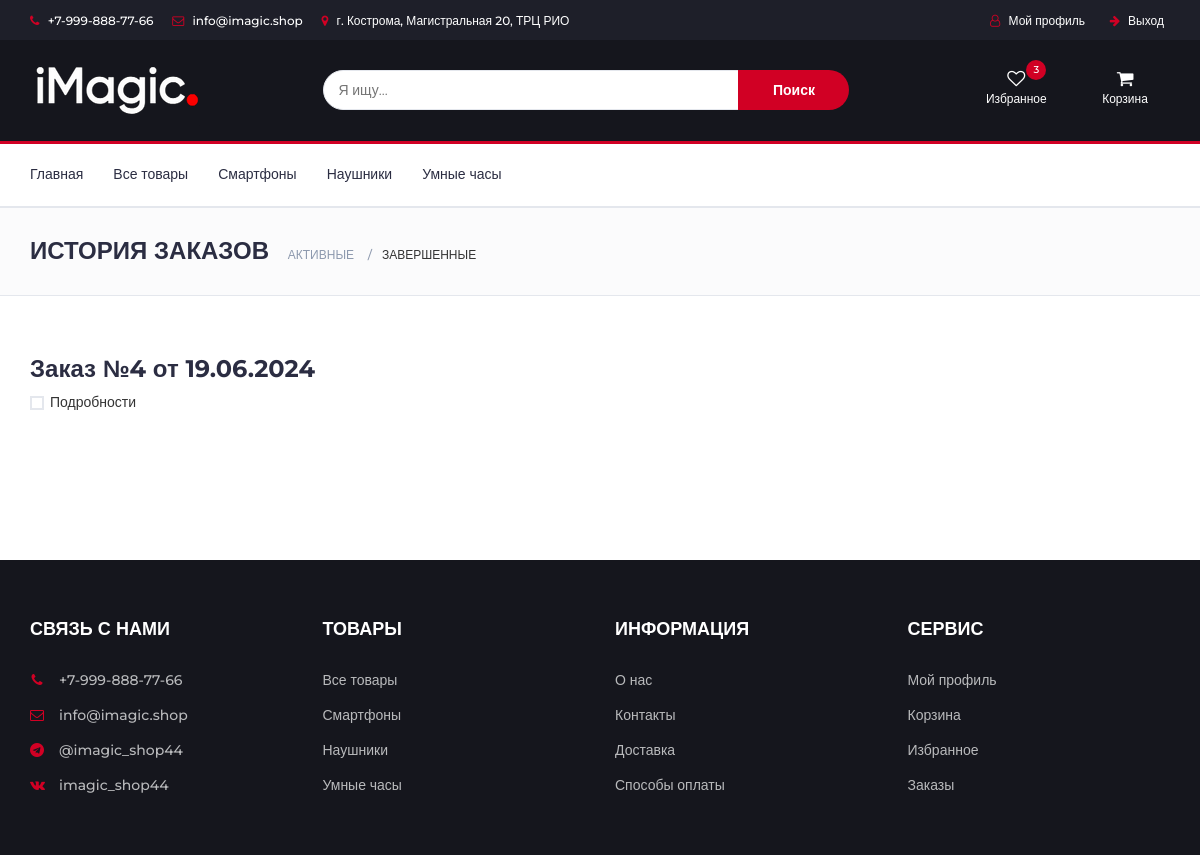
The app's page /order/completed/ (signed in) with its own data.
### shop/models.py (models this page shows, shortened)
class Category(models.Model):
    name = models.CharField(max_length=100, verbose_name='Название')
    description = models.CharField(max_length=150, verbose_name='Описание')
    slug = models.SlugField(unique=True)
    class Meta:
        ordering = ('id',)
        verbose_name = 'Категория'
        verbose_name_plural = 'Категории'

### order/models.py (models this page shows)
class Order(models.Model):
    user = models.ForeignKey(get_user_model(), on_delete=models.CASCADE, related_name='orders',
                             verbose_name='Покупатель')
    first_name = models.CharField(max_length=50, verbose_name='Имя')
    last_name = models.CharField(max_length=50, verbose_name='Фамилия')
    email = models.EmailField(verbose_name='Email')
    phone_number = models.CharField(max_length=11, verbose_name='Номер телефона')
    city = models.CharField(max_length=50, verbose_name='Город')
    address = models.CharField(max_length=250, verbose_name='Адрес')
    date = models.DateTimeField(auto_now_add=True, verbose_name='Дата')
    pay_status = models.BooleanField(default=False, verbose_name='Оплачено')
    completed = models.BooleanField(default=False, verbose_name='Завершен')
    delivery = models.CharField(max_length=100, verbose_name='Доставка')
    pay_method = models.CharField(max_length=100, verbose_name='Способ оплаты')
    total_price = models.IntegerField(blank=True, null=True, verbose_name='Сумма к оплате')
    class Meta:
        ordering = ('date',)
        verbose_name = 'Заказ'
        verbose_name_plural = 'Заказы'
    def __str__(self):
        return f'Заказ: {self.pk}'

### order/views.py (the view)
# urls.py: path('completed/', views.order_completed_list, name='orders_completed'),
@login_required
def order_completed_list(request):
    orders = Order.objects.filter(user=request.user, completed=True)
    return render(request, 'order_list_completed.html', {'orders': orders})

### cart/templatetags/cart_tags.py (called while the page is built)
@register.simple_tag(takes_context=True)
def user_cart(context):
    request = context['request']
    if request.user.is_authenticated:
        return {'total_price': sum([item.get_total_price() for item in request.user.cart_products.all()]),
                'total_count': sum([item.quantity for item in request.user.cart_products.all()]),
                'items': CartProducts.objects.filter(user=request.user)}

### order/models.py (called while the page is built)
    def get_total_price(self):
        return self.price * self.quantity

### shop/templatetags/shop_tags.py (called while the page is built)
@register.simple_tag()
def get_categories():
    return Category.objects.all()

@register.simple_tag(takes_context=True)
def get_count_favorite(context):
    request = context['request']
    if request.user.is_authenticated:
        return Favorite.objects.filter(user=request.user).count()

### order/templates/order_list_completed.html (shortened to what this page needs)
{% extends 'base.html' %}
{% load static %}
{% block content %}
    <div id="breadcrumb" class="section">
        <div class="container">
            <div class="row">
                <div class="col-md-12">
                    <h3 class="breadcrumb-header">История заказов</h3>
                    <ul class="breadcrumb-tree">
                        <li><a href="{% url 'orders_active' %}">Активные</a></li>
                        <li class="active">Завершенные</li>
                    </ul>
                </div>
            </div>
        </div>
    </div>
    <div class="section">
        <div class="container">
            <div class="row">
                <div class="col-md-7">
                    {% if orders %}
                        <div class="billing-details">
                            {% for order in orders %}
                                <h3>Заказ №{{ order.pk }} от {{ order.date|date:"d.m.Y" }}</h3>
                                <div class="form-group">
                                    <div class="input-checkbox">
                                        <label for="{{ order }}">
                                            <span></span>
                                            Подробности
                                        </label>
                                    </div>
                                </div>
                            {% endfor %}
                        </div>
                    {% else %}
                        <div class="billing-details">
                            <h3>Нет завершенных заказов</h3>
                        </div>
                    {% endif %}
                </div>
            </div>
        </div>
    </div>
{% endblock %}

### templates/base.html (shortened to what this page needs)
{% load static %}
{% load shop_tags %}
{% load cart_tags %}
{% load flatpages %}
<!DOCTYPE html>
<html lang="en">
<head>
    <link type="text/css" rel="stylesheet" href="{% static 'css/bootstrap.min.css' %}">
    <link type="text/css" rel="stylesheet" href="{% static 'css/slick.css' %}"/>
    <link type="text/css" rel="stylesheet" href="{% static 'css/slick-theme.css' %}"/>
    <link rel="stylesheet" href="{% static 'css/font-awesome.min.css' %}">
    <link type="text/css" rel="stylesheet" href="{% static 'css/style.css' %}"/>
</head>
<body>
<div id="main">
    <header>
        <div id="top-header">
            <div class="container">
                <ul class="header-links pull-left">
                    <li><a><i class="fa fa-phone"></i> +7-999-888-77-66</a></li>
                    <li><a><i class="fa fa-envelope-o"></i> info@imagic.shop</a></li>
                    <li><a><i class="fa fa-map-marker"></i> г. Кострома, Магистральная 20, ТРЦ РИО</a></li>
                </ul>
                <ul class="header-links pull-right">
                    {% if request.user.is_authenticated %}
                    <li><a href="{% url 'profile' %}"><i class="fa fa-user-o"></i> Мой профиль</a></li>
                    <li>
                        <form method="post" action="{% url 'logout' %}">
                            <button type="submit"><i class="fa fa-arrow-right"></i> Выход</button>
                        </form>
                    </li>
                    {% else %}
                    <li><a href="{% url 'login' %}"><i class="fa fa-user-o"></i> Вход</a></li>
                    <li><a href="{% url 'register' %}"><i class="fa fa-user-plus"></i> Регистрация</a></li>
                    {% endif %}
                </ul>
            </div>
        </div>
        <div id="header">
            <div class="container">
                <div class="row">
                    <div class="col-md-3">
                        <div class="header-logo">
                            <a href="{% url 'index' %}" class="logo">
                                <img src="{% static 'img/logo.png' %}" alt="">
                            </a>
                        </div>
                    </div>
                    <div class="col-md-6 col-xs-8">
                        <div class="header-search">
                            <form action="{% url 'search' %}">
                                <input name="q" type="search" class="input-select" placeholder="Я ищу...">
                                <button class="search-btn">Поиск</button>
                            </form>
                        </div>
                    </div>
                    <div class="col-md-3 clearfix">
                        <div class="header-ctn">
                            <div>
                                <a href="{% url 'favorites' %}">
                                    <i class="fa fa-heart-o"></i>
                                    <span>Избранное</span>
                                    {% if user.is_authenticated %}
                                    {% get_count_favorite as favorite_count %}
                                    {% if favorite_count != 0 %}
                                    <div class="qty">{{ favorite_count }}</div>
                                    {% endif %}
                                    {% endif %}
                                </a>
                            </div>
                            <div class="dropdown">
                                <a class="dropdown-toggle" data-toggle="dropdown" aria-expanded="true">
                                    <i class="fa fa-shopping-cart"></i>
                                    <span>Корзина</span>
                                    {% user_cart as cart %}
                                </a>
                            </div>
                        </div>
                    </div>
                </div>
            </div>
        </div>
    </header>
    {% block navigation %}
    <nav id="navigation">
        <div class="container">
            <div id="responsive-nav">
                {% get_categories as categories %}
                <ul class="main-nav nav navbar-nav">
                    <li><a href="{% url 'index' %}">Главная</a></li>
                    <li><a href="{% url 'product_list' %}">Все товары</a></li>
                    {% for category in categories %}
                    <li><a href="{% url 'product_in_category' category.slug %}">{{ category.name }}</a></li>
                    {% endfor %}
                </ul>
            </div>
        </div>
    </nav>
    {% endblock %}
    {% block content %}
    {% endblock %}
</div>
<footer id="footer">
    <div class="section">
        <div class="container">
            <div class="row">
                <div class="col-md-3 col-xs-6">
                    <div class="footer">
                        <h3 class="footer-title">Связь с нами</h3>
                        <ul class="footer-links">
                            <li><a href="#"><i class="fa fa-phone"></i>+7-999-888-77-66</a></li>
                            <li><a href="#"><i class="fa fa-envelope-o"></i>info@imagic.shop</a></li>
                            <li><a href="#"><i class="fa fa-telegram"></i>@imagic_shop44</a></li>
                            <li><a href="#"><i class="fa fa-vk"></i>imagic_shop44</a></li>
                        </ul>
                    </div>
                </div>
                <div class="col-md-3 col-xs-6">
                    <div class="footer">
                        <h3 class="footer-title">Товары</h3>
                        <ul class="footer-links">
                            <li><a href="{% url 'product_list' %}">Все товары</a></li>
                            {% get_categories as categories %}
                            {% for category in categories %}
                            <li><a href="{% url 'product_in_category' category.slug %}">{{ category.name }}</a></li>
                            {% endfor %}
                        </ul>
                    </div>
                </div>
                <div class="col-md-3 col-xs-6">
                    <div class="footer">
                        <h3 class="footer-title">Информация</h3>
                        <ul class="footer-links">
                            <li><a href="{% url 'about' %}">О нас</a></li>
                            <li><a href="{% url 'contact' %}">Контакты</a></li>
                            <li><a href="{% url 'delivery' %}">Доставка</a></li>
                            <li><a href="{% url 'pay-method' %}">Способы оплаты</a></li>
                        </ul>
                    </div>
                </div>
                <div class="col-md-3 col-xs-6">
                    <div class="footer">
                        <h3 class="footer-title">Сервис</h3>
                        <ul class="footer-links">
                            <li><a href="{% url 'profile' %}">Мой профиль</a></li>
                            <li><a href="{% url 'cart' %}">Корзина</a></li>
                            <li><a href="{% url 'favorites' %}">Избранное</a></li>
                            <li><a href="{% url 'orders_active' %}">Заказы</a></li>
                        </ul>
                    </div>
                </div>
            </div>
        </div>
    </div>
</footer>
</body>
</html>

### static/css/style.css (style rules this page uses)
body { font-family: 'Montserrat', sans-serif; font-weight: 400; color: #333; margin: 0px; padding: 0px; height: 100%; }
#main { min-height: 70vh; }
h1, h2, h3, h4, h5, h6 { color: #2B2D42; font-weight: 700; margin: 0 0 10px; }
a { color: #2B2D42; font-weight: 500; -webkit-transition: 0.2s color; transition: 0.2s color; }
ul, ol { margin: 0; padding: 0; list-style: none }
.input-select { padding: 0px 15px; background: #FFF; border: 1px solid #E4E7ED; height: 40px; }
.input-radio, .input-checkbox { position: relative; display: block; }
.input-radio label, .input-checkbox label { font-weight: 500; min-height: 20px; padding-left: 20px; margin-bottom: 5px; cursor: pointer; }
.input-radio input[type="radio"] + label span, .input-checkbox input[type="checkbox"] + label span { position: absolute; left: 0px; top: 4px; width: 14px; height: 14px; border: 2px solid #E4E7ED; background: #FFF; }
.input-checkbox input[type="checkbox"] + label span:after { content: '✔'; position: absolute; top: -2px; left: 1px; font-size: 10px; color: #FFF; opacity: 0; -webkit-transform: scale(0); -ms-transform: scale(0); transform: scale(0); -webkit-transition: all 0.2s; transition: all 0.2s; }
.section { padding-top: 30px; padding-bottom: 30px; }
#breadcrumb { padding: 30px 0px; background: #FBFBFC; border-bottom: 1px solid #E4E7ED; margin-bottom: 30px; }
#breadcrumb .breadcrumb-header { display: inline-block; margin-top: 0px; margin-bottom: 0px; margin-right: 15px; text-transform: uppercase; }
#breadcrumb .breadcrumb-tree { display: inline-block; }
#breadcrumb .breadcrumb-tree li { display: inline-block; font-size: 12px; font-weight: 500; text-transform: uppercase; }
#breadcrumb .breadcrumb-tree li + li { margin-left: 10px; }
#breadcrumb .breadcrumb-tree li + li:before { content: '/'; display: inline-block; color: #8D99AE; margin-right: 10px; }
#breadcrumb .breadcrumb-tree li a { color: #8D99AE; }
#top-header { padding-top: 10px; padding-bottom: 10px; background-color: #1E1F29; }
.header-links li { display: inline-block; margin-right: 15px; font-size: 12px; }
.header-links li:last-child { margin-right: 0px; }
.header-links li a { color: #FFF; }
.header-links li button { background: transparent; color: white; border: none; }
.header-links li i { color: #D10024; margin-right: 5px; }
#header { padding-top: 15px; padding-bottom: 15px; background-color: #15161D; }
.header-logo { float: left; }
.header-logo .logo img { display: block; }
.header-search { padding: 15px 0px; }
.header-search form { position: relative; }
.header-search form .input-select { margin-right: -4px; border-radius: 40px 0px 0px 40px; width: 75%; }
.header-search form .search-btn { height: 40px; width: 20%; background: #D10024; color: #FFF; font-weight: 700; border: none; border-radius: 0px 40px 40px 0px; }
.header-ctn { float: right; padding: 15px 0px; }
.header-ctn > div { display: inline-block; }
.header-ctn > div + div { margin-left: 15px; }
.header-ctn > div > a { display: block; position: relative; width: 90px; text-align: center; color: #FFF; }
.header-ctn > div > a > i { display: block; font-size: 18px; }
.header-ctn > div > a > span { font-size: 12px; }
.header-ctn > div > a > .qty { position: absolute; right: 15px; top: -10px; width: 20px; height: 20px; line-height: 20px; text-align: center; border-radius: 50%; font-size: 10px; color: #FFF; background-color: #D10024; }
#navigation { background: #FFF; border-bottom: 2px solid #E4E7ED; border-top: 3px solid #D10024; }
.main-nav > li + li { margin-left: 30px }
.main-nav > li > a { padding: 20px 0px; }
.main-nav > li > a:after { content: ""; display: block; width: 0%; height: 2px; background-color: #D10024; -webkit-transition: 0.2s all; transition: 0.2s all; }
.billing-details { margin-bottom: 30px; }
#footer { bottom: 0; background: #15161D; color: #B9BABC; width:100%; }
.footer { margin: 30px 0px; }
.footer .footer-title { color: #FFF; text-transform: uppercase; font-size: 18px; margin: 0px 0px 30px; }
.footer-links li + li { margin-top: 15px; }
.footer-links li a { color: #B9BABC; }
.footer-links li i { margin-right: 15px; color: #D10024; width: 14px; text-align: center; }

### records on screen
Category: name "Смартфоны"
Category: name "Наушники"
Category: name "Умные часы"
Order: pk "4", date "19.06.2024"

### other values on screen
{{ favorite_count }} "3"
